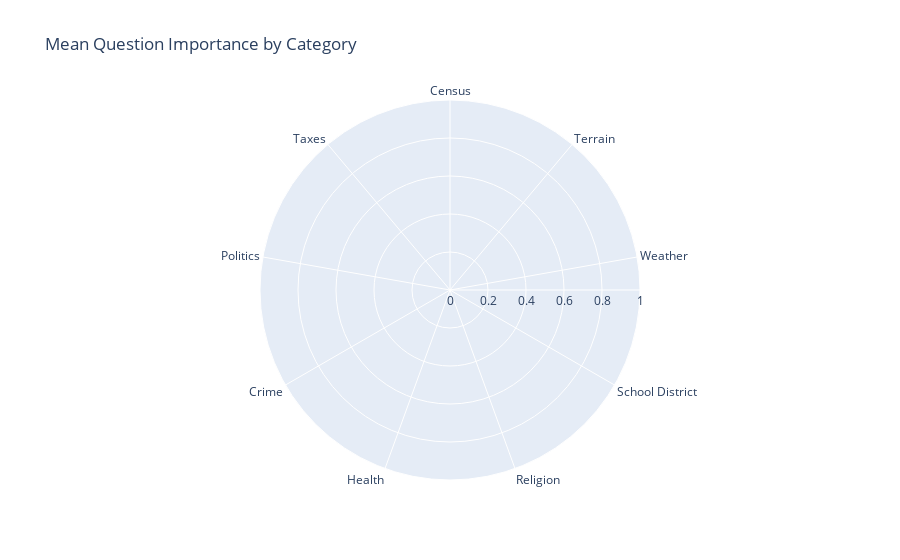

Here is the notebook cell this chart was saved with:
### Markdown cell above
#### Radar plot of the mean importance score you gave to each category

### Code cell
# show radar plot
imp_viz.show()

### Figure 1 — Plotly figure (JSON) as saved in the notebook; plotly's stock layout.template omitted (floating-point values rounded to 4 significant figures)
{"data": [{"fill": "toself", "hovertemplate": "Mean_Importance=%{r}<br>Category=%{theta}<extra></extra>", "legendgroup": "", "line": {"color": "#636efa", "dash": "solid"}, "marker": {"symbol": "circle"}, "mode": "lines", "name": "", "r": [0, 0, 0, 0, 0, 0, 0, 0, 0, 0], "showlegend": false, "subplot": "polar", "theta": ["Census", "Terrain", "Weather", "School District", "Religion", "Health", "Crime", "Politics", "Taxes", "Census"], "type": "scatterpolar"}], "layout": {"legend": {"tracegroupgap": 0}, "polar": {"angularaxis": {"direction": "clockwise", "rotation": 90}, "domain": {"x": [0, 1], "y": [0, 1]}}, "title": {"text": "Mean Question Importance by Category"}}}
